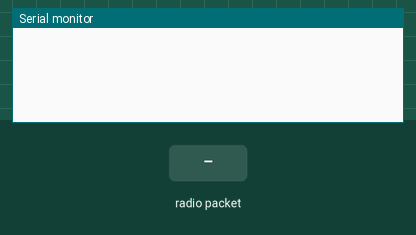
This sketch was run on a simulated Arduino Mega 2560, built for the host (arithmetic inside an expression is 32-bit, double 64-bit). Shown: the last lines printed to the serial monitor. The test bench sets the inputs (shaded band). No radio packets arrive unless stated.

Above: at 1.2 s.
1.3 s: radio packet "1" arrives
At 1.9 s:
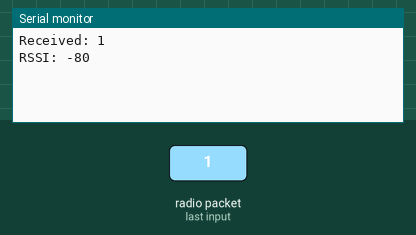
2.8 s: radio packet "0" arrives
At 3.6 s:
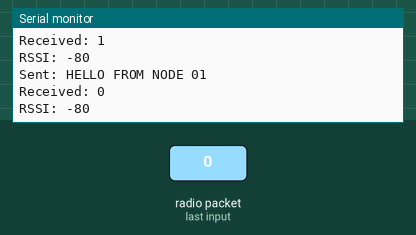
4.3 s: radio packet "2" arrives
At 4.7 s:
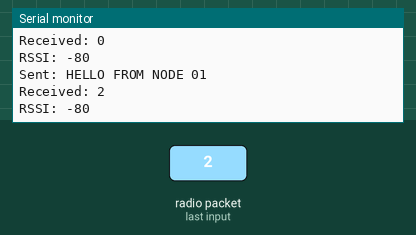

The sketch:

Despro2_LoRaNode.ino
```cpp
#include <SPI.h>
#include <LoRa.h>
//deklarasi node iD, sesuaikan dengan node
#define NODE_ID "01"

// deklarasi pin sesuai rangkaian fisik kalian
#define LORA_SCK  18
#define LORA_MISO 19
#define LORA_MOSI 23
#define LORA_SS   5
#define LORA_RST  14
#define LORA_DIO0 26

unsigned long lastSendTime = 0;
const unsigned long sendInterval = 2000;

void setup() {
  Serial.begin(115200);

  SPI.begin(LORA_SCK, LORA_MISO, LORA_MOSI, LORA_SS);
  LoRa.setPins(LORA_SS, LORA_RST, LORA_DIO0);

  if (!LoRa.begin(433E6)) {
    Serial.println("LoRa init gagal, cek wiring!");
    while (1);
  }//check jika inisialisasi 433Mhz gagal
}

void loop() {
    // ---- BAGIAN TERIMA ----
  int to_read = LoRa.parsePacket(); //read paket masuk
  if (to_read != 0) {
    int rssi = LoRa.packetRssi(); //jika paket masuk, baca kuat sinyalnya

    String message = "";
    while (to_read != 0) {
      char byte_read = (char)LoRa.read();
      message += byte_read;
      to_read--;
    } //loop untuk menyimpan isi paket yang masuk dalam satu variabel (String)

    Serial.print("Received: "); //mencetak pesan dari paket dan sinyal rssi
    Serial.println(message);
    Serial.print("RSSI: ");
    Serial.println(rssi);
  }

  // ---- BAGIAN KIRIM ----
  unsigned long now = millis(); //set timer/batasan dalam mengirim pesan karena kedua node saling menerima dan mengirim
  if (now - lastSendTime >= sendInterval) {
    lastSendTime = now;

    LoRa.beginPacket();
    LoRa.print("HELLO FROM NODE "); //mengirim pesan "Hello" dengan node id
    LoRa.print(NODE_ID);
    LoRa.endPacket();

    Serial.println("Sent: HELLO FROM NODE " + String(NODE_ID));
  }
}
```

Measured:
- after the input at 1.3 s, the serial monitor: prints a new line at once (image 1)
- after the input at 2.8 s, the serial monitor: prints a new line at once (image 2)
- after the input at 4.3 s, the serial monitor: prints a new line at once (image 3)
